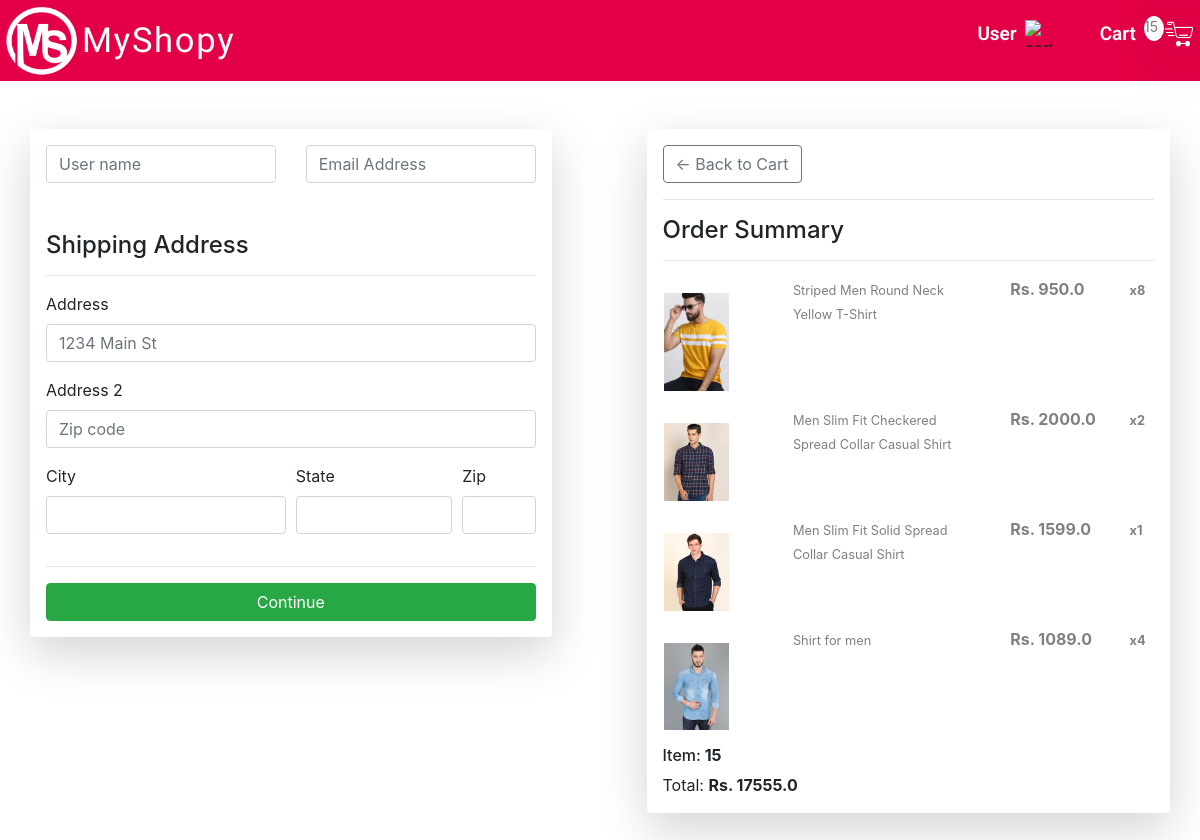
The app's page /checkout/ (signed in), older data.
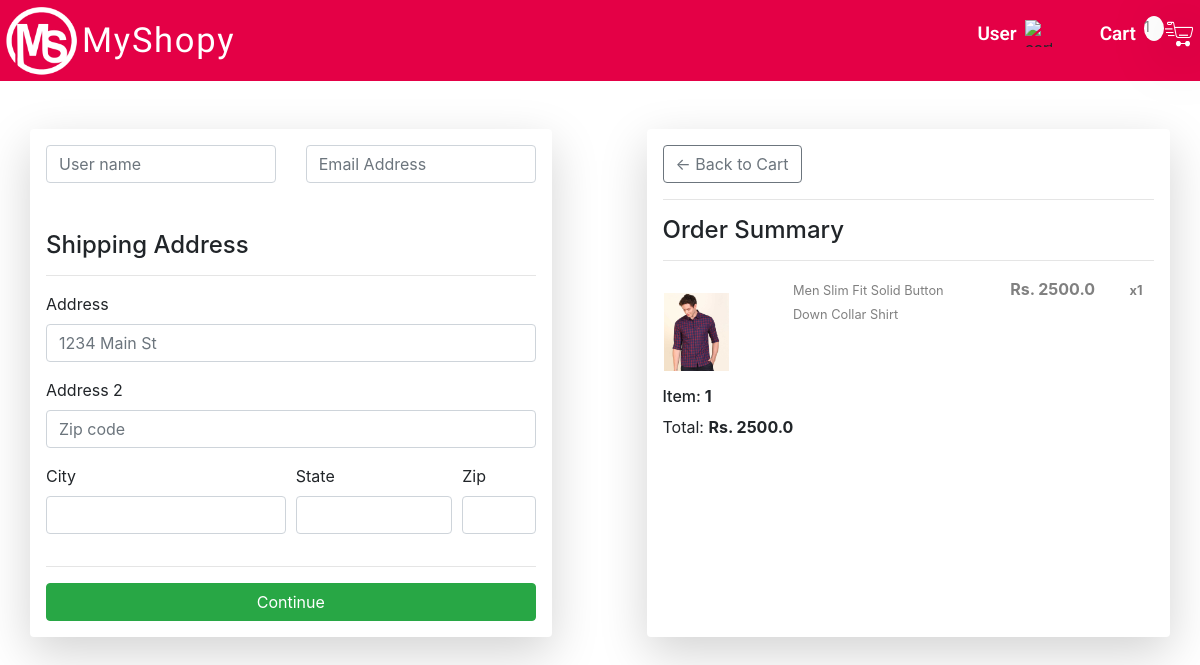
The same page, newer data.
### store/models.py (models this page shows, shortened)
class OrderItem(models.Model):
    customer = models.ForeignKey(Customer, on_delete=models.SET_NULL, null=True, blank=True)
    product = models.ForeignKey(ProductMen, on_delete=models.SET_NULL, null=True)
    order = models.ForeignKey(Order, on_delete=models.SET_NULL, null=True)
    quantity = models.IntegerField(default=0, null=True, blank=True)
    date_added = models.DateTimeField(auto_now_add=True)
    @property
    def get_total(self):
        total = self.product.price * self.quantity
        return total

class ProductMen(models.Model):
    name = models.CharField(max_length=200)
    price = models.FloatField()
    digital = models.BooleanField(default=False, null=True, blank=False)
    image = models.ImageField(null=True, blank=True, height_field=None, width_field=None)
    @property
    def imageURL(self):
        try:
            url = self.image.url
        except:
            url = " "
        return url

class Order(models.Model):
    customer = models.ForeignKey(Customer, on_delete=models.SET_NULL, null=True, blank=True)
    date_ordered = models.DateTimeField(auto_now_add=True)
    complete = models.BooleanField(default=False)
    transaction_id = models.CharField(max_length=100, null=True)
    @property
    def shipping(self):
        shipping = False
        orderItems = self.orderitem_set.all()
        for i in orderItems:
            if i.product.digital == False:
                shipping = True
        return shipping
    @property
    def get_cart_total(self):
        orderitems = self.orderitem_set.all()
        total = sum([item.get_total for item in orderitems])
        return total
    @property
    def get_cart_items(self):
        orderitems = self.orderitem_set.all()
        total = sum([item.quantity for item in orderitems])
        return total

### store/views.py (the view)
# urls.py: path('checkout/', views.checkout, name="checkout"),
def checkout(request):
    if request.user.is_authenticated:
        customer = request.user.customer
        order, created = Order.objects.get_or_create(customer=customer, complete=False)
        items = order.orderitem_set.all()
        cartItems = order.get_cart_items
    else:
        items = []
        order = {'get_cart_total': 0, 'get_cart_items': 0, 'shipping': False}
        cartItems = order['get_cart_items']
    context = {'items': items, 'order': order, 'cartItems': cartItems}
    return render(request, 'store/checkout.html', context)

### store/templates/store/checkout.html (shortened to what the changed rows need)
{% load static %}
<!DOCTYPE html>
<html lang="en">
<head>
    <link rel="stylesheet" href="{% static 'css/checkoutStyle.css' %}">
    <link rel="stylesheet" href="https://stackpath.bootstrapcdn.com/bootstrap/4.3.1/css/bootstrap.min.css"
>
</head>
<body>
    <div class="root">
        <div class="row nav-bar">
            <div class="col-md-3 pt-3">
                 <a href="{% url 'cart' %}">
                <img class="cart_img pr-1" src="{% static 'images/icons8-fast-cart-64.png' %}" alt="cart_image">
                      <span id="cart-total">{{cartItems}}</span>
                     <h6 class="cart-text pt-2 pr-2">Cart</h6>
                </a>
            </div>
        </div>
        <div class="container">
            <div class="row">
                <div class="col shadow-lg p-3 mb-5 bg-white rounded mt-5">
                    {% for item in items %}
                    <div class="row">
                        <div class="col-3 p-3"><img src="{{item.product.imageURL}}" width="65px" alt=""></div>
                        <div class="col-5"><small style="color: gray;">{{item.product.name}}</small></div>
                        <div style="color: gray;" class="col-3"><strong>Rs. {{item.product.price}}</strong></div>
                        <div class="col-1 pl-1"><small style="color: gray;"><strong>x{{item.quantity}}</strong></small></div>
                    </div>
                     {% endfor %}
                    <div class="row">
                        <div class="col-12"><h6>Item:<strong> {{order.get_cart_items}}</strong></h6></div>
                        <div class="col-12">Total: <strong> Rs. {{order.get_cart_total}}</strong></div>
                    </div>
                </div>
            </div>
        </div>
    </div>
</body>
</html>

Row changes from the older to the newer data that the page shows:
removed OrderItem: product.imageURL (picture), product.name "Striped Men Round Neck Yellow T-Shirt", product.price "950.0", quantity "8"
removed OrderItem: product.imageURL (picture), product.name "Men Slim Fit Checkered Spread Collar Casual Shirt", product.price "2000.0", quantity "2"
removed OrderItem: product.imageURL (picture), product.name "Men Slim Fit Solid Spread Collar Casual Shirt", product.price "1599.0", quantity "1"
removed OrderItem: product.imageURL (picture), product.name "Shirt for men", product.price "1089.0", quantity "4"
removed Order: get_cart_items "15", get_cart_total "17555.0"
added OrderItem: product.imageURL (picture), product.name "Men Slim Fit Solid Button Down Collar Shirt", product.price "2500.0", quantity "1"
added Order: get_cart_items "1", get_cart_total "2500.0"
Text that changed along with them:
{{ cartItems }}: "15" → "1"
